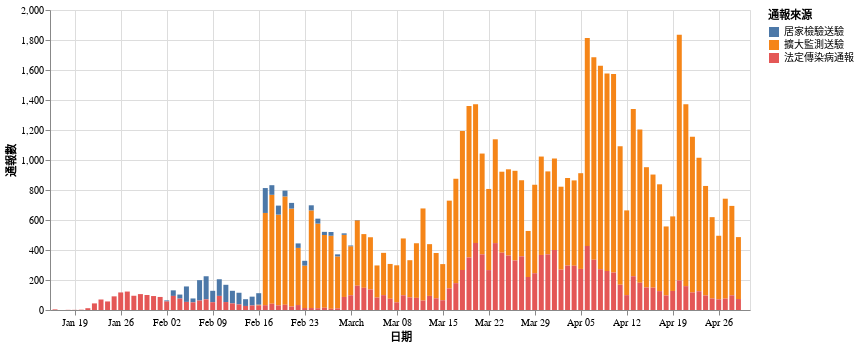

Source (notebook cell):
### Markdown cell above
在 `data` 裡頭，每一列都代表著某個通報來源在某一天的通報數。有了 tidy 格式的 DataFrame 後，要用 Altair 繪製 COVID-19 的每日監測趨勢就變得十分容易了。我們只需[將數據中的變數對應到想要呈現的視覺變數](https://leemeng.tw/data-visualization-from-matplotlib-to-ggplot2.html#%E6%AD%A3%E5%BC%8F%E5%AE%9A%E7%BE%A9)上就可以了：

### Code cell
import altair as alt  # 使用 altair 的標準起手式
_ = alt.renderers.set_embed_options(actions=False)  # 隱藏下載圖片的按鈕以節省空間

alt.Chart(data).mark_bar(  # 繪製柱狀圖
# 將數據變數編碼（encode）到視覺變數上
).encode(  
    x="日期:T",  # 將日期對應到 x 軸上
    y="通報數:Q",  # 將通報數對應到 y 軸上
    color="通報來源:N"  # 將通報來源對應到顏色
# 設置整個圖的屬性
).properties(  
    width=700  # 圖表寬度
)

### Figure 1 — Vega-Lite specification as saved in the notebook (floating-point values rounded to 4 significant figures; data arrays with more than 128 entries replaced by an {"elided": "..."} marker saying what was removed)
{"config": {"view": {"continuousWidth": 400, "continuousHeight": 300}}, "data": {"name": "data-feda252b0ba9b35d154d1f54de5135c7"}, "mark": "bar", "encoding": {"color": {"type": "nominal", "field": "通報來源"}, "x": {"type": "temporal", "field": "日期"}, "y": {"type": "quantitative", "field": "通報數"}}, "width": 700, "$schema": "https://vega.github.io/schema/vega-lite/v4.8.1.json", "datasets": {"data-feda252b0ba9b35d154d1f54de5135c7": {"elided": "318 records"}}}
